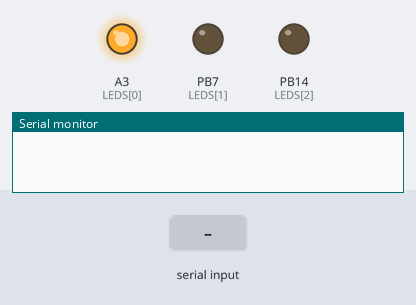
The program below on a simulated STM32 Nucleo. On the bench: output pins drawn as LEDs (lit = HIGH), the last lines printed to the serial monitor. Dashed ring = blinking. The test bench sets the inputs (shaded band).

Above: at 0.45 s.
1.3 s: "1" received over Serial
2.8 s: "2" received over Serial
At 4.0 s:
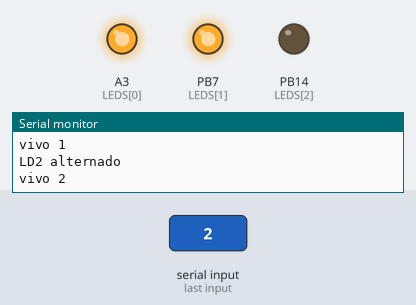
4.3 s: "s" received over Serial
At 4.75 s:
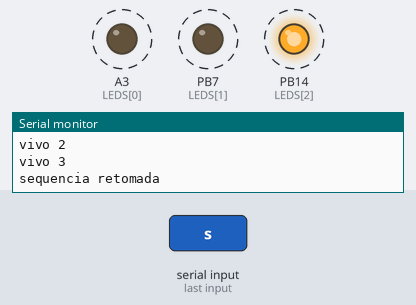
Timing chart, 0 to 13.3 s (numbered marks = the images above; inputs shaded):
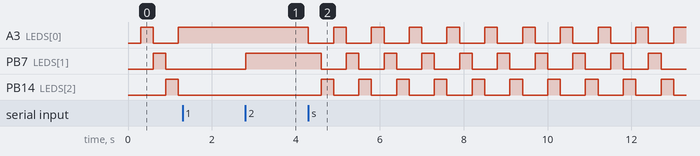

The program:

main.cpp
```cpp
// Teste só com a placa + USB (sem módulos ligados)
// - LD1 -> LD2 -> LD3 acendem em sequência
// - A cada segundo envia "vivo N" para o PC
// - Comandos: 1/2/3 alterna LD1/LD2/LD3 | s retoma a sequência
#include <Arduino.h>

static const uint32_t LEDS[3] = {PB0, PB7, PB14}; // LD1, LD2, LD3
static bool sequencia = true;

static void apagaTodos()
{
  for (uint32_t p : LEDS)
    digitalWrite(p, LOW);
}

void setup()
{
  for (uint32_t p : LEDS)
    pinMode(p, OUTPUT);
  Serial.begin(115200);
}

void loop()
{
  static uint32_t tLed = 0, tMsg = 0, n = 0;
  static uint8_t idx = 0;

  if (sequencia && millis() - tLed >= 300)
  {
    tLed = millis();
    apagaTodos();
    digitalWrite(LEDS[idx], HIGH);
    idx = (idx + 1) % 3;
  }

  if (millis() - tMsg >= 1000)
  {
    tMsg = millis();
    Serial.print("vivo ");
    Serial.println(n++);
  }

  while (Serial.available())
  {
    char c = Serial.read();
    if (c >= '1' && c <= '3')
    {
      if (sequencia)
      {
        sequencia = false;
        apagaTodos();
      }
      uint32_t p = LEDS[c - '1'];
      digitalWrite(p, !digitalRead(p));
      Serial.print("LD");
      Serial.print(c);
      Serial.println(" alternado");
    }
    else if (c == 's')
    {
      sequencia = true;
      Serial.println("sequencia retomada");
    }
  }
}
```

Measured:
- after the input at 1.3 s, A3 (LEDS[0]): stays HIGH (without the input it goes to LOW after 0.20 s); PB7 (LEDS[1]): stops changing and stays LOW; PB14 (LEDS[2]): stays LOW (without the input it goes to HIGH after 0.50 s)
- after the input at 2.8 s, PB7 (LEDS[1]): LOW → HIGH at once
- after the input at 4.3 s, A3 (LEDS[0]): alternates HIGH for 0.30 s and LOW for 0.60 s, starting at once; PB7 (LEDS[1]), PB14 (LEDS[2]): alternates HIGH for 0.30 s and LOW for 0.60 s, starting after 0.30 s
